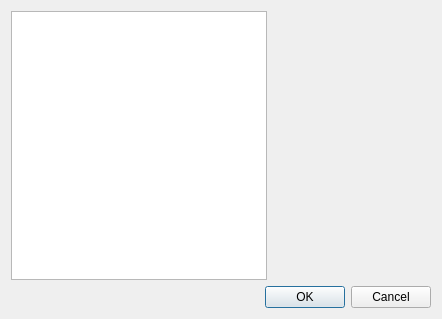
<?xml version="1.0" encoding="UTF-8"?>
<ui version="4.0">
 <class>SettingsDialog</class>
 <widget class="QDialog" name="SettingsDialog">
  <property name="geometry">
   <rect>
    <x>0</x>
    <y>0</y>
    <width>442</width>
    <height>319</height>
   </rect>
  </property>
  <property name="windowTitle">
   <string>Settings</string>
  </property>
  <property name="windowIcon">
   <iconset resource="main.qrc">
    <normaloff>:/pics/configure.png</normaloff>:/pics/configure.png</iconset>
  </property>
  <layout class="QHBoxLayout" name="horizontalLayout_2">
   <item>
    <layout class="QVBoxLayout" name="verticalLayout_2">
     <property name="spacing">
      <number>6</number>
     </property>
     <item>
      <layout class="QHBoxLayout" name="horizontalLayout" stretch="0,0">
       <property name="spacing">
        <number>6</number>
       </property>
       <item>
        <widget class="CategoryListView" name="categoriesList">
         <property name="sizePolicy">
          <sizepolicy hsizetype="Preferred" vsizetype="Preferred">
           <horstretch>0</horstretch>
           <verstretch>0</verstretch>
          </sizepolicy>
         </property>
        </widget>
       </item>
       <item>
        <layout class="QVBoxLayout" name="verticalLayout">
         <property name="spacing">
          <number>0</number>
         </property>
         <item>
          <widget class="CompressionLevelsSettingsPage" name="levelsPage" native="true"/>
         </item>
         <item>
          <widget class="ArchiveSettingsPage" name="ownsPage" native="true">
           <property name="sizePolicy">
            <sizepolicy hsizetype="Preferred" vsizetype="Preferred">
             <horstretch>0</horstretch>
             <verstretch>0</verstretch>
            </sizepolicy>
           </property>
          </widget>
         </item>
         <item>
          <widget class="MimeSettingsPage" name="mimesPage" native="true">
           <property name="sizePolicy">
            <sizepolicy hsizetype="Preferred" vsizetype="Preferred">
             <horstretch>0</horstretch>
             <verstretch>0</verstretch>
            </sizepolicy>
           </property>
          </widget>
         </item>
        </layout>
       </item>
      </layout>
     </item>
     <item>
      <widget class="QDialogButtonBox" name="buttonBox">
       <property name="orientation">
        <enum>Qt::Horizontal</enum>
       </property>
       <property name="standardButtons">
        <set>QDialogButtonBox::Cancel|QDialogButtonBox::Ok</set>
       </property>
      </widget>
     </item>
    </layout>
   </item>
  </layout>
 </widget>
 <customwidgets>
  <customwidget>
   <class>CategoryListView</class>
   <extends>QListView</extends>
   <header>categorylistview.h</header>
  </customwidget>
  <customwidget>
   <class>MimeSettingsPage</class>
   <extends>QWidget</extends>
   <header>mimesettingspage.h</header>
   <container>1</container>
  </customwidget>
  <customwidget>
   <class>ArchiveSettingsPage</class>
   <extends>QWidget</extends>
   <header>archivesettingspage.h</header>
   <container>1</container>
  </customwidget>
  <customwidget>
   <class>CompressionLevelsSettingsPage</class>
   <extends>QWidget</extends>
   <header>compressionlevelssettingspage.h</header>
   <container>1</container>
  </customwidget>
 </customwidgets>
 <resources>
  <include location="main.qrc"/>
 </resources>
 <connections>
  <connection>
   <sender>buttonBox</sender>
   <signal>accepted()</signal>
   <receiver>SettingsDialog</receiver>
   <slot>accept()</slot>
   <hints>
    <hint type="sourcelabel">
     <x>248</x>
     <y>254</y>
    </hint>
    <hint type="destinationlabel">
     <x>157</x>
     <y>274</y>
    </hint>
   </hints>
  </connection>
  <connection>
   <sender>buttonBox</sender>
   <signal>rejected()</signal>
   <receiver>SettingsDialog</receiver>
   <slot>reject()</slot>
   <hints>
    <hint type="sourcelabel">
     <x>316</x>
     <y>260</y>
    </hint>
    <hint type="destinationlabel">
     <x>286</x>
     <y>274</y>
    </hint>
   </hints>
  </connection>
 </connections>
</ui>
